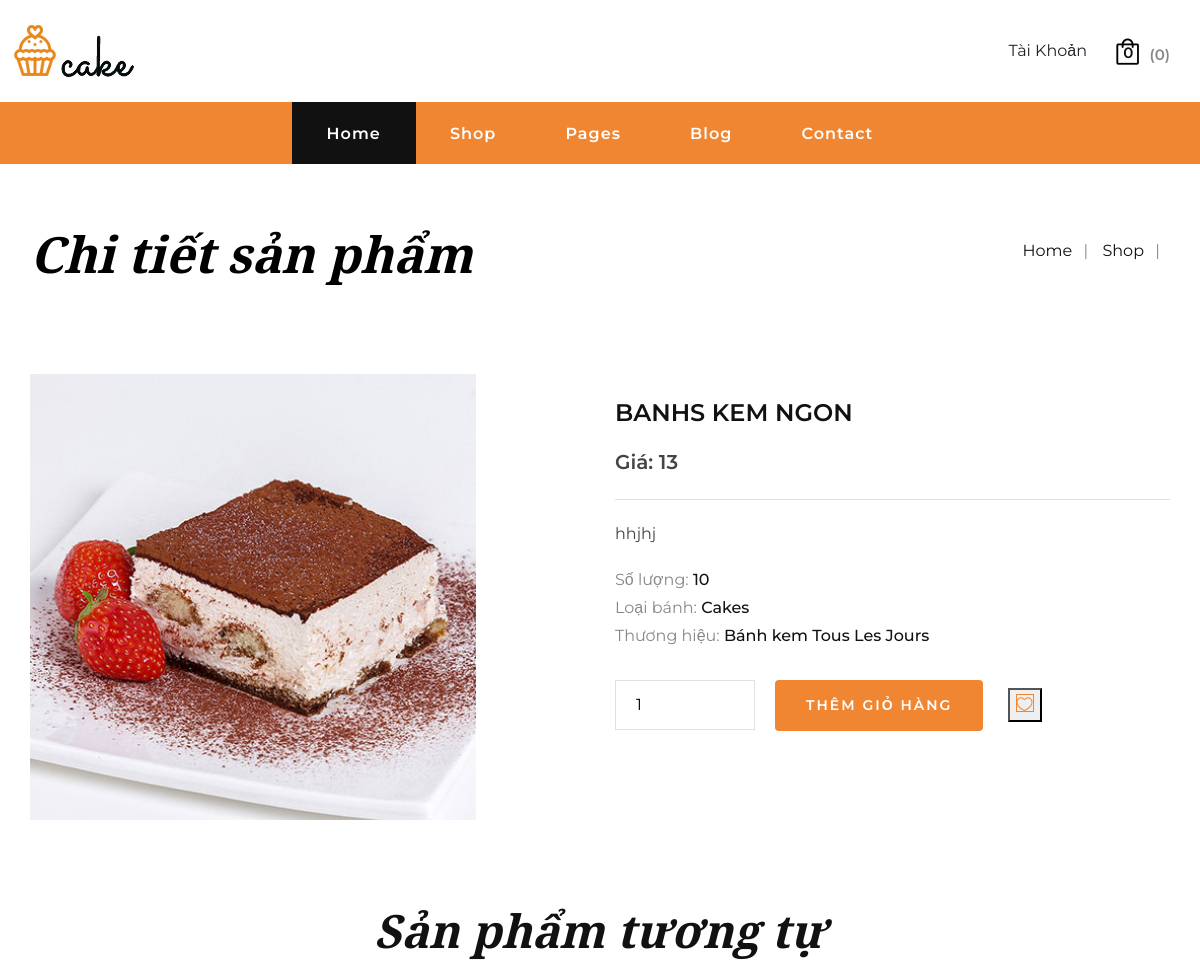
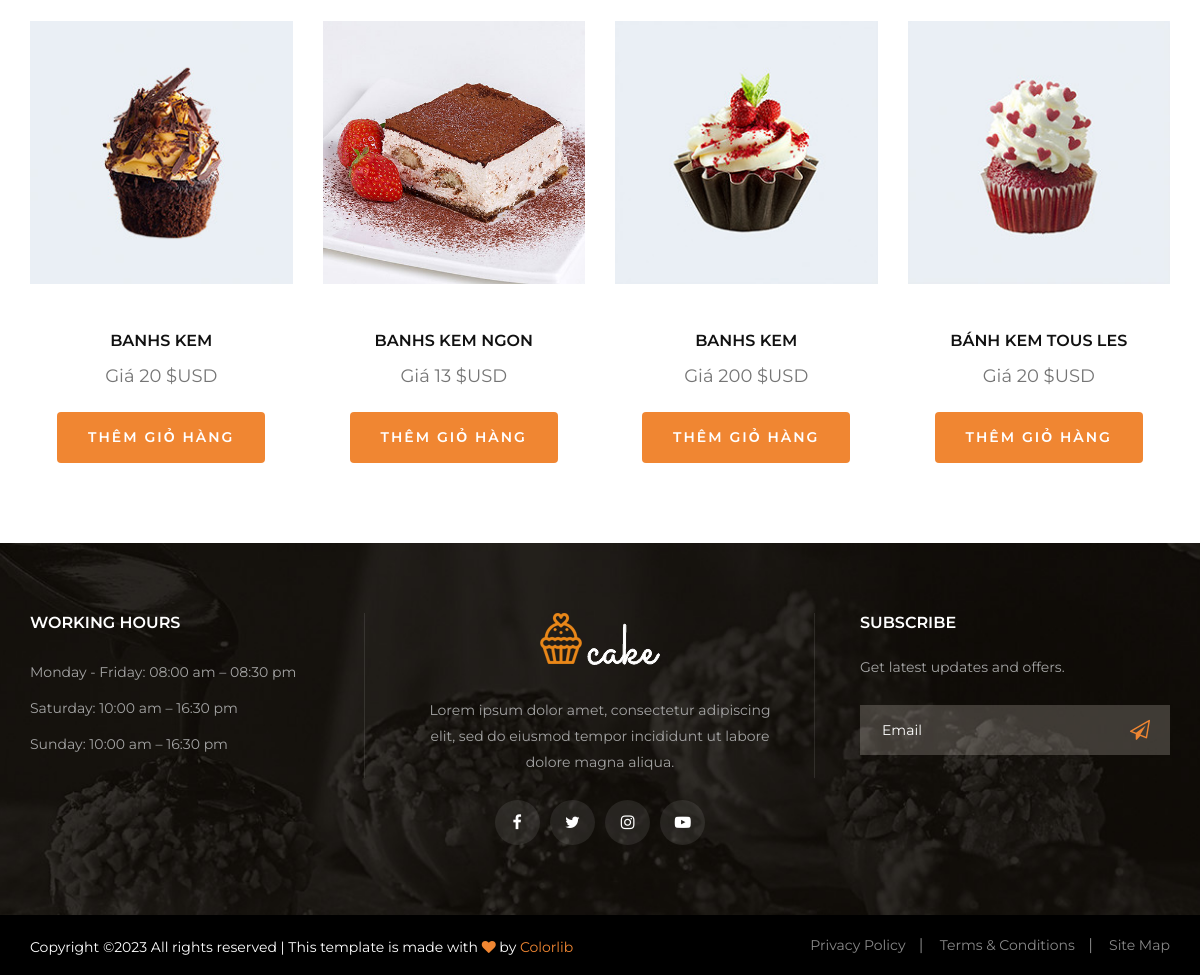
The page /cake-main/product_detail.php?id=7 on the database its author committed (2 pictures, top to bottom).
### tables this page shows
CREATE TABLE `products` (
  `ProductId` int(11) NOT NULL,
  `Name` varchar(255) NOT NULL,
  `Image` varchar(255) NOT NULL,
  `Quantity` int(11) NOT NULL,
  `Description` text NOT NULL,
  `BuyPrice` float NOT NULL,
  `SellPrice` float NOT NULL,
  `Status` tinyint(1) NOT NULL DEFAULT 1,
  `CountView` int(11) NOT NULL DEFAULT 0,
  `CategoriId` int(11) NOT NULL,
  `BrandId` int(11) NOT NULL
);

CREATE TABLE `category` (
  `CategoryId` int(11) NOT NULL,
  `CategoryName` varchar(255) NOT NULL,
  `status` int(1) NOT NULL DEFAULT 1
);

CREATE TABLE `brands` (
  `BrandId` int(11) NOT NULL,
  `BrandName` varchar(255) NOT NULL,
  `Image` varchar(255) NOT NULL,
  `Status` int(1) NOT NULL DEFAULT 1
);

### cake-main/product_detail.php (the view, shortened to what this page needs)
<?php
include($_SERVER['DOCUMENT_ROOT'] . "/cake-main/inc/header.php");
include($_SERVER['DOCUMENT_ROOT'] . "/database/connect.php");
if (isset($_GET['id'])) {
    $id = $_GET['id'];
    $query = "SELECT a.ProductId, a.Name, a.Image, c.CategoryName, b.BrandName, a.BuyPrice,a.SellPrice, a.CountView, a.Status,a.Description,a.Quantity
                FROM `products` a, category c, brands b
                WHERE a.CategoriId = c.CategoryId and a.BrandId = b.BrandId and a.ProductId = '$id'";
    $data = mysqli_query($conn, $query);
    $product = mysqli_fetch_assoc($data);
    $query1 = "SELECT *from products where status = 1";
    $data1 = mysqli_query($conn, $query1);
}
?>
<div class="breadcrumb-option">
    <div class="container">
        <div class="row">
            <div class="col-lg-6 col-md-6 col-sm-6">
                <div class="breadcrumb__text">
                    <h2>Chi tiết sản phẩm</h2>
                </div>
            </div>
            <div class="col-lg-6 col-md-6 col-sm-6">
                <div class="breadcrumb__links">
                    <a href="./index.php">Home</a>
                    <a href="./shop.html">Shop</a>
                </div>
            </div>
        </div>
    </div>
</div>
<section class="product-details spad">
    <div class="container">
        <div class="row">
            <div class="col-lg-6">
                <div class="product__details__img">
                    <div class="product__details__big__img">
                        <img class="big_img" src="..//admin//uploads//<?php echo $product['Image'] ?>" alt="">
                    </div>
                </div>
            </div>
            <div class="col-lg-6">
                <form action="cart.php" method="GET">
                    <div class="product__details__text">
                        <h4><?php echo $product['Name'] ?></h4>
                        <h5>Giá: <?php echo $product['SellPrice'] ?></h5>
                        <p><?php echo $product['Description'] ?></p>
                        <ul>
                            <li>Số lượng: <span><?php echo $product['Quantity'] ?></span></li>
                            <li>Loại bánh: <span><?php echo $product['CategoryName'] ?></span></li>
                            <li>Thương hiệu: <span><?php echo $product['BrandName'] ?></span></li>
                        </ul>
                        <div class="product__details__option">
                            <div class="quantity">
                                <div>
                                    <input class="pro-qty" type="number" value="1" name="quantity">
                                </div>
                            </div>
                          <p>
                          <button style="color: white" type="submit" class="btn primary-btn">Thêm giỏ hàng</button>
                          <button class="heart__btn"type="submit" class="btn primary-btn">
                            <span style="color:#F08632; border: 1px solid" class="icon_heart_alt"></span>
                          </button>
                        </p>
                        </div>
                    </div>
                </form>
            </div>
        </div>
    </div>
</section>
<section class="related-products spad">
    <div class="container">
        <div class="row">
            <div class="col-lg-12 text-center">
                <div class="section-title">
                    <h2>Sản phẩm tương tự</h2>
                </div>
            </div>
        </div>
        <div class="row">
            <div class="related__products__slider owl-carousel">
                <?php foreach ($data1 as $key => $value) : ?>
                    <div class="col-lg-3">
                        <div class="product__item">
                            <div class="product__item__pic set-bg">
                                <a href="product_detail.php?id=<?php echo $value['ProductId'] ?> ">
                                    <img src="..//admin//uploads//<?php echo $value['Image'] ?>" alt="Chi tiết sản phẩm">
                                </a>
                            </div>
                            <div class="product__item__text">
                                <h6> <a href="product_detail.php?id=<?php echo $value['ProductId'] ?>"><?php echo $value['Name'] ?></a></h6>
                                <h5>Giá <?php echo $value['SellPrice'] . ' $USD' ?></h5>
                                <div>
                                    <button class="btn primary-btn mt-4">
                                        <a style="color: white" href="cart.php?id=<?php echo $value['ProductId']?>">Thêm giỏ hàng</a>
                                    </button>
                                </div>
                            </div>
                        </div>
                    </div>
                <?php endforeach; ?>
            </div>
        </div>
    </div>
</section>
<?php
include($_SERVER["DOCUMENT_ROOT"] . '/cake-main/inc/footer.php');
?>

### cake-main/css/style.css (style rules this page uses)
html, body { height: 100%; font-family: "Montserrat", sans-serif; -webkit-font-smoothing: antialiased; }
h1, h2, h3, h4, h5, h6 { margin: 0; color: #11111194; font-weight: 400; font-family: "Montserrat", sans-serif; }
h2 { font-size: 36px; }
h4 { font-size: 24px; }
h5 { font-size: 18px; }
h6 { font-size: 16px; }
p { font-size: 16px; font-family: "Montserrat", sans-serif; color: #111111; font-weight: 400; line-height: 28px; margin: 0 0 15px 0; }
img { max-width: 100%; }
ul, ol { padding: 0; margin: 0; }
.section-title { margin-bottom: 35px; }
.section-title h2 { font-size: 46px; color: #111111; line-height: 60px; font-weight: 700; font-style: italic; font-family: "Playfair Display", serif; }
.set-bg { background-repeat: no-repeat; background-size: cover; background-position: top center; }
.spad { padding-top: 100px; padding-bottom: 100px; }
.primary-btn { display: inline-block; font-size: 14px; font-weight: 600; text-transform: uppercase; padding: 14px 30px; color: #ffffff; background: #f08632; letter-spacing: 2px; }
.product__item { margin-bottom: 40px; }
.product__item__pic { height: 270px; position: relative; background-position: center; }
.product__item__text { padding-top: 40px; text-align: center; position: relative; }
.product__item__text h6 { margin-bottom: 16px; }
.product__item__text h6 a { color: #111111; font-weight: 600; text-transform: uppercase; }
.breadcrumb-option { padding-top: 60px; }
.breadcrumb__text h2 { font-size: 50px; color: #000000; font-weight: 700; font-style: italic; font-family: "Playfair Display", serif; }
.breadcrumb__links { text-align: right; padding-top: 15px; }
.breadcrumb__links a { font-size: 16px; color: #111111; margin-right: 26px; display: inline-block; position: relative; }
.breadcrumb__links a:after { position: absolute; right: -16px; top: 0; content: "|"; color: #888888; }
.product-details { padding-top: 90px; padding-bottom: 0; }
.product__details__big__img { width: calc(84% - 20px); float: left; margin-right: 20px; }
.product__details__big__img img { min-width: 100%; }
.product__details__text h4 { color: #111111; font-weight: 600; text-transform: uppercase; margin-top: 25px; margin-bottom: 22px; }
.product__details__text h5 { color: #444444; font-size: 20px; font-weight: 600; border-bottom: 1px solid #e1e1e1; padding-bottom: 25px; margin-bottom: 20px; }
.product__details__text p { color: #444444; margin-bottom: 18px; }
.product__details__text ul { margin-bottom: 30px; }
.product__details__text ul li { list-style: none; font-size: 16px; color: #888888; line-height: 28px; }
.product__details__text ul li span { font-weight: 500; color: #111111; }
.product__details__option { overflow: hidden; }
.product__details__option .quantity { overflow: hidden; float: left; margin-right: 20px; }
.product__details__option .pro-qty { height: 50px; width: 140px; border: 1px solid #e1e1e1; padding: 0 20px; }
.product__details__option .primary-btn { margin-right: 20px; }
.related-products { padding-top: 80px; padding-bottom: 40px; }
.related__products__slider.owl-carousel .col-lg-3 { max-width: 100%; }
@media only screen and (min-width: 1200px) { .container { max-width: 1170px; } }

### rows shown on the page
products: Image (picture), Name "BANHS KEM NGON", SellPrice "13", Description "hhjhj", Quantity "10", CategoriId.CategoryName "Cakes", BrandId.BrandName "Bánh kem Tous Les Jours"
products: Image (picture), Name "BANHS KEM", SellPrice "20"
products: Image (picture), Name "BANHS KEM", SellPrice "200"
products: Image (picture), Name "BÁNH KEM TOUS LES", SellPrice "20"

### other values the page prints
count($cart) "0"
